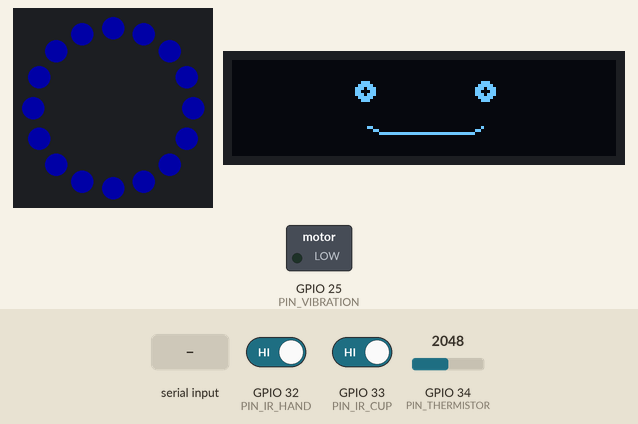
This sketch was run on a simulated ESP32. Parts: 16 RGB LEDs in a ring, first at the top, clockwise, 128×32 one-colour display, switched loads named in the sketch (green lamp = pin HIGH). Dashed ring = blinking. Inputs (shaded band) come from the test bench; at power-on: GPIO 32 (PIN_IR_HAND) HIGH, GPIO 33 (PIN_IR_CUP) HIGH, GPIO 34 (PIN_THERMISTOR) = 2048. Dim RGB values are drawn brighter than linear; WiFi joins after 1.5 s; servers stay silent unless stated; the local clock reads 2024-03-15 10:24:30 at power-on unless the sketch sets it; random numbers use the default seed unless the sketch sets one; nothing arrives over Bluetooth unless stated; what the sketch prints to the serial monitor is not drawn.

Above: at 2.7 s.
2.8 s: "su\n" received over Serial
At 3.57 s:
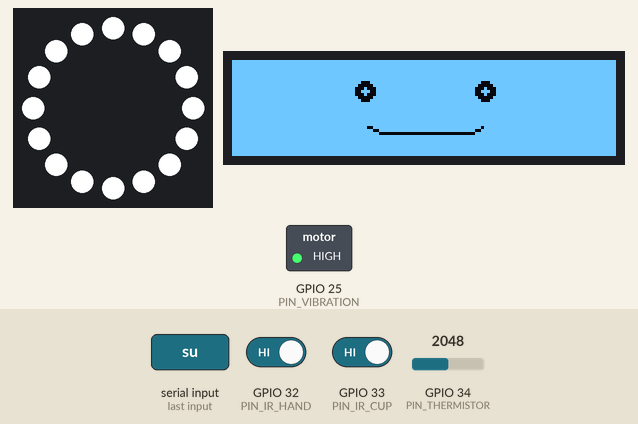
5.5 s: GPIO 32 (PIN_IR_HAND) driven LOW
At 6.57 s:
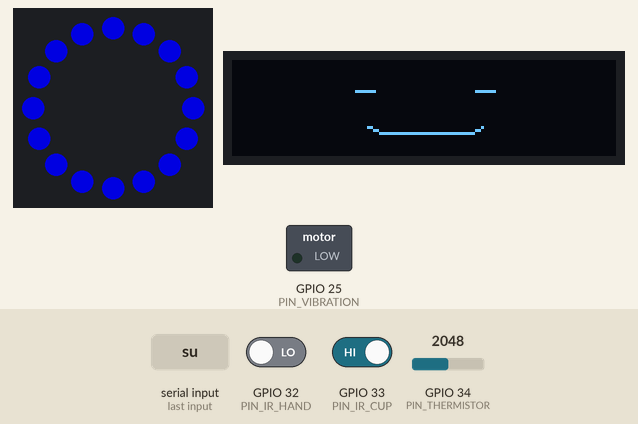
7.9 s: GPIO 33 (PIN_IR_CUP) driven LOW
10.4 s: GPIO 34 (PIN_THERMISTOR) set to 1620
At 11.64 s:
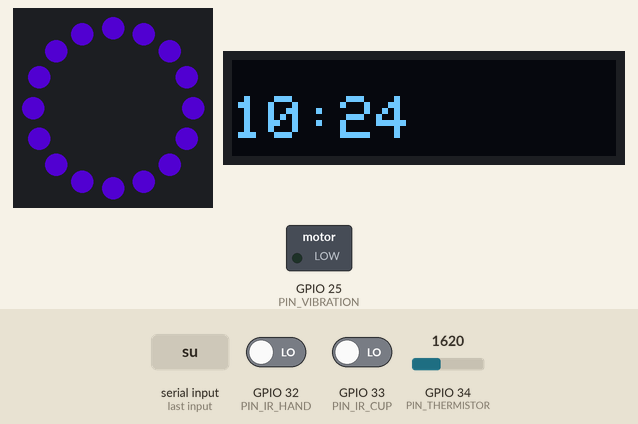
13.4 s: GPIO 34 (PIN_THERMISTOR) set to 1500
15.8 s: GPIO 34 (PIN_THERMISTOR) set to 1420
At 16.66 s:
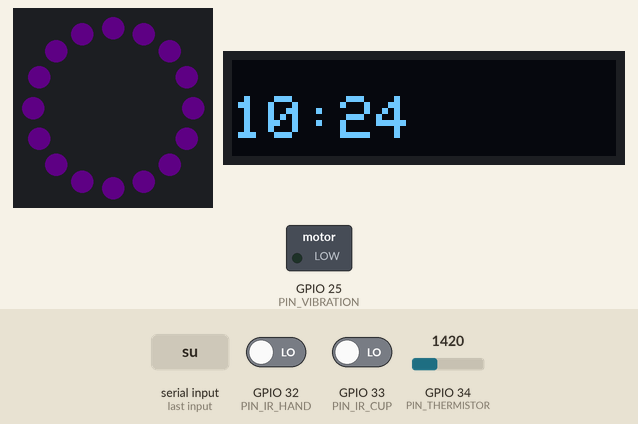
Timing chart, 0 to 18.8 s (numbered marks = the images above; inputs shaded):
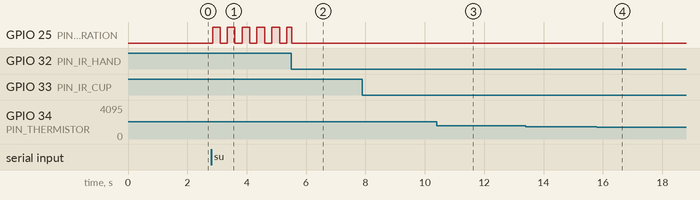

Measured:
- the behaviour switches between 1421 and 1420 on GPIO 34 (PIN_THERMISTOR) (found by bisection; images 3 and 4)
- after the input at 2.8 s, GPIO 25 (PIN_VIBRATION): alternates HIGH for 0.26 s and LOW for 0.24 s, starting after 0.06 s

The sketch:

AkilliBardakAltligi.ino
```cpp
/************************************************
  AKILLI BARDAK ALTLIGI  v3.1  –  sıcaklık ekranı 1 Hz
************************************************/
#include <Adafruit_SSD1306.h>
#include <Adafruit_GFX.h>
#include <Adafruit_NeoPixel.h>
#include <BluetoothSerial.h>
#include <WiFi.h>
#include <time.h>

// ---------- PINLER ----------
#define PIN_IR_CUP      33
#define PIN_IR_HAND     32
#define PIN_THERMISTOR  34
#define PIN_NEOPIXEL    27
#define PIN_VIBRATION   25

// ---------- Sabitler ----------
#define NUM_PIXELS    16
Adafruit_NeoPixel ring(NUM_PIXELS, PIN_NEOPIXEL, NEO_GRB + NEO_KHZ800);

#define OLED_W 128
#define OLED_H 32
Adafruit_SSD1306 display(OLED_W, OLED_H, &Wire, -1);


/********  SU HATIRLATICI DURUM DEĞİŞKENLERİ *******/
/********  SU HATIRLATICI  ********/
bool          reminderActive   = false;        // Hatırlatma döngüsü açık mı?
unsigned long reminderStart    = 0;            // Başlangıç zaman damgası
unsigned long lastReminder     = 0;            // Son otomatik tetikleme
const unsigned long REMINDER_INTERVAL  = 3600000UL;   // 1 saat
const unsigned long REMINDER_DURATION  = 15000UL;     // 15 s
bool          inQuietHours     = false;        // 22:00-08:00 arası
bool          ledsWereOff      = false;        // Hatırlatma bittiğinde LED durumunu geri yükleyebilmek için


unsigned long cupPlacedAt = 0;       // Bardak konulma zamanı  **EKLENDİ**
bool cupReminderSent = false;        // 5 dk uyarısı gönderildi mi?  **EKLENDİ**

// NTC
const float BETA      = 3950.0;
const float T0K       = 298.15;
const float R0        = 10000.0;
const float R_FIXED   = 10000.0;

// zamanlayıcılar
const unsigned long LED_OFF_DELAY     = 60000UL;
const unsigned long TEMP_READ_INT     = 1000UL;
const uint16_t      BREATH_STEP_MS    = 30;
const unsigned long BLINK_LEN_MS      = 100;
const unsigned long GLANCE_LEN_MS     = 1000;

// LED nefes
uint8_t  baseR=0, baseG=0, baseB=255;
uint8_t  breathBright=10;  int8_t breathDir=1;
unsigned long lastBreath=0;

// bardak / sıcak
bool cupPresent=false, prevCup=false, ledsOff=false;
unsigned long cupRemovedAt=0, lastTempRead=0;
float currentTempC=25.0;                 // son okunan sıcaklık

// animasyon
bool eyesOpen=true;   int eyeOffX=0, glanceDir=0;
unsigned long nextBlink=0, blinkEnd=0, nextGlance=0, glanceEnd=0;

// ekran döngüsü
enum Stage{FACE_STAGE,TIME_STAGE,TEMP_STAGE}; Stage stage=FACE_STAGE;
unsigned long stageStart=0;
unsigned long lastTempDisp=0;            // sıcaklık metni ekrana ne zaman son yazıldı

// saat
bool timeValid=false;

// BT / WiFi
BluetoothSerial SerialBT; const char* BT_NAME="AkilliBardakAltligi";
const char* WIFI_SSID="pocox6pro"; const char* WIFI_PASS="123456yaren";
const long GMT_OFFSET=3*3600;

// ---- İLERİ FONKSİYONLAR ---
float  readTempC();
void   computeBaseColor(float);
void   applyBreath();
void   updateFaceAnim();
void   displayFace();

void setup(){
  Serial.begin(115200);
  pinMode(PIN_IR_CUP,INPUT_PULLUP);
  pinMode(PIN_IR_HAND,INPUT_PULLUP);
  pinMode(PIN_VIBRATION,OUTPUT); digitalWrite(PIN_VIBRATION,LOW);

  ring.begin(); ring.clear(); ring.show();

  if(display.begin(SSD1306_SWITCHCAPVCC,0x3C)){ display.clearDisplay(); display.display(); }
  SerialBT.begin(BT_NAME);

  // (Wi-Fi & NTP bölümü öncekiyle aynı – özet)
  if(strlen(WIFI_SSID)){
    WiFi.begin(WIFI_SSID,WIFI_PASS);
    for(uint8_t i=0;i<20 && WiFi.status()!=WL_CONNECTED;i++){ delay(500);}
    if(WiFi.status()==WL_CONNECTED){
      configTime(GMT_OFFSET,0,"pool.ntp.org","time.nist.gov");
      struct tm t; if(getLocalTime(&t,5000)) timeValid=true;
    }
  }

  computeBaseColor(25);
  stageStart = millis();
  unsigned long now = millis();
  nextBlink  = now + random(3000,8000);
  nextGlance = now + random(10000,30000);
}

void loop(){
  unsigned long now = millis();

    // ----- Serial komut kontrolü -----
  if (Serial.available()) {
    static String cmd = "";
    char ch = Serial.read();
    if (ch == '\n' || ch == '\r') {         // satır bitti
        if (cmd.length() > 0) {
            cmd.trim();                     // varsa \r\n boşluk sil
            if (cmd.equalsIgnoreCase("su")) {
                // Manuel su hatırlatıcısını başlat
                if (!reminderActive) {      // zaten çalışmıyorsa
                    startWaterReminder(millis());
                } else {
                    Serial.println("Hatirlatma zaten aktif.");
                }
            } else {
                Serial.print("Bilinmeyen komut: "); Serial.println(cmd);
            }
            cmd = "";                       // komut tamam, sıfırla
        }
    } else {
        cmd += ch;                          // satır tamponla
        if (cmd.length() > 20) cmd = "";    // aşırı uzun olursa sıfırla
    }
  }

  if (!reminderActive && (millis() - lastReminder >= REMINDER_INTERVAL) && !inQuietHours) {
      startWaterReminder(millis());
  }


  // ---- bardak algıla ----
  cupPresent = digitalRead(PIN_IR_CUP)==LOW;
  if(cupPresent && !prevCup){ ledsOff=false; currentTempC=readTempC(); computeBaseColor(currentTempC);
      cupPlacedAt = now;               // Konulma zamanını kaydet  **EKLENDİ**
      cupReminderSent = false;         // Yeni bardak için uyarı reset  **EKLENDİ**
  }
  if (SerialBT.hasClient()) {
          SerialBT.println("Bardak alg\u0131land\u0131, afiyet olsun!");  // **EKLENDİ**
      }

  if(!cupPresent && prevCup){ cupRemovedAt=now; cupReminderSent = false;}
  prevCup=cupPresent;

  // ---- LED 1 dk sonra sönsün ----
  if(!cupPresent && !ledsOff && now-cupRemovedAt>=LED_OFF_DELAY){
    ring.clear(); ring.show(); ledsOff=true; Serial.println("LED’ler kapandi");
  }

  // ---- sıcaklık oku ----
  if(cupPresent && now-lastTempRead>=TEMP_READ_INT){
    lastTempRead=now;
    currentTempC = readTempC();
    Serial.printf("Sicaklik: %.1f C\n", currentTempC);
    computeBaseColor(currentTempC);
  }

  // ---- nefes efekti ----
  if(!ledsOff && now-lastBreath>=BREATH_STEP_MS){
    lastBreath=now; breathBright+=breathDir;
    if(breathBright>=250||breathBright<=10) breathDir*=-1;
    applyBreath();
  }

    /*********  SU HATIRLATICI EFEKTİ  *********/
  if (reminderActive)
  {
      unsigned long elapsed = millis() - reminderStart;

      // Flash efekti: 250 ms açık / 250 ms kapalı
      bool flashPhase = (elapsed / 250UL) % 2 == 0;

      // LED'ler
      if (flashPhase) {
          ring.fill(ring.Color(255,255,255));
      } else {
          ring.clear();
      }
      ring.show();

      // OLED (invert yöntemi hızlıdır)
      display.invertDisplay(flashPhase);

      // Titreşim motoru – 250 ms açık / 250 ms kapalı (LED ile senkron)
      digitalWrite(PIN_VIBRATION, flashPhase ? HIGH : LOW);

      // Kapama şartları
      bool handWave = digitalRead(PIN_IR_HAND) == LOW;   // GPIO32 sensörü
      if (handWave || elapsed >= REMINDER_DURATION)
      {
          // Hatırlatmayı bitir
          reminderActive = false;
          display.invertDisplay(false);        // Ekranı normale döndür

          // LED'leri önceki duruma getir
          if (ledsWereOff) {
              ring.clear(); ring.show();
          } else {
              applyBreath();                   // nefes efektli renge geri dön
          }

          digitalWrite(PIN_VIBRATION, LOW);    // motoru kapat
          Serial.println("*** Su hatirlatma BITTI ***");
      }
  }


  // ---- ekran DÖNGÜSÜ ----
  uint16_t faceDur=cupPresent?10000:15000, timeDur=cupPresent?10000:15000;
  uint16_t tempDur=cupPresent?10000:0;

  switch(stage){
    case FACE_STAGE:
      updateFaceAnim(); displayFace();
      if(now-stageStart>=faceDur){ stage=TIME_STAGE; stageStart=now; }
      break;

    /**********  ZAMAN ve SICAKLIK EKRAN BLOKLARI – DÜZELTME  **********/

  case TIME_STAGE: {
      display.clearDisplay();
      display.setTextColor(SSD1306_WHITE);        // <-- EKLENDİ
      display.setCursor(0, 12);

      struct tm t;
      if (timeValid && getLocalTime(&t, 0)) {
          char buf[6]; sprintf(buf, "%02d:%02d", t.tm_hour, t.tm_min);
          display.setTextSize(2);
          display.print(buf);
      } else {
          display.setTextSize(1);
          display.print("saat bilinmiyor!");
      }
      display.display();
      if (now - stageStart >= timeDur) {
          stage = cupPresent ? TEMP_STAGE : FACE_STAGE;
          stageStart = now;
      }
  } break;

  case TEMP_STAGE: {
      if (now - lastTempDisp >= TEMP_READ_INT) {
          lastTempDisp = now;
          display.clearDisplay();
          display.setTextColor(SSD1306_WHITE);    // <-- EKLENDİ
          display.setCursor(0, 12);
          display.setTextSize(2);
          display.printf("%.1f", currentTempC);
          display.setTextSize(1);
          display.print("C");
          display.display();
      }
      if (now - stageStart >= tempDur) {
          stage = FACE_STAGE;
          stageStart = now;
      }
  } break;

    }

    delay(2);
}

/******** yardımcılar ********/
float readTempC() {
  const float VCC = 3.3;           // ADC referans gerilimi
  int adc      = analogRead(PIN_THERMISTOR);   // ham 0-4095
  float Vout   = (adc / 4095.0) * VCC;         // ölçülen gerilim

  float R_NTC = (Vout * R_FIXED) / (VCC - Vout);

  // Beta denklemi → sıcaklık
  float invT  = 1.0/T0K + (1.0/BETA) * log(R_NTC / R0);
  float tempK = 1.0 / invT;
  return tempK - 273.15;           // °C
}

void computeBaseColor(float t){
  if(t<25) t=25; if(t>60) t=60; float f=(t-25)/(60-25);
  baseR=uint8_t(255*f); baseG=0; baseB=uint8_t(255*(1-f));
}
void applyBreath(){
  uint32_t c=ring.Color(baseR*breathBright/255, baseG*breathBright/255, baseB*breathBright/255);
  for(int i=0;i<NUM_PIXELS;i++) ring.setPixelColor(i,c); ring.show();
}
// ---- ANİMASYON ----
void updateFaceAnim(){
  unsigned long now=millis();
  if(now>=nextBlink){ eyesOpen=false; blinkEnd=now+BLINK_LEN_MS; nextBlink=now+random(3000,8000); }
  if(!eyesOpen && now>=blinkEnd){ eyesOpen=true; }
  if(now>=nextGlance){
    glanceDir = random(0,2)?1:-1; eyeOffX=glanceDir*5;
    glanceEnd = now+GLANCE_LEN_MS; nextGlance = now+random(10000,30000);
  }
  if(glanceDir!=0 && now>=glanceEnd){ glanceDir=0; eyeOffX=0; }
}
void displayFace(){
  display.clearDisplay();
  int cx=OLED_W/2, eyeY=10, r=3;
  if(eyesOpen){
    display.fillCircle(cx-20+eyeOffX,eyeY,r,SSD1306_WHITE);
    display.fillCircle(cx+20+eyeOffX,eyeY,r,SSD1306_WHITE);
    display.fillCircle(cx-20+eyeOffX,eyeY,r/2,SSD1306_BLACK);
    display.fillCircle(cx+20+eyeOffX,eyeY,r/2,SSD1306_BLACK);
  }else{
    display.drawLine(cx-23+eyeOffX,eyeY,cx-17+eyeOffX,eyeY,SSD1306_WHITE);
    display.drawLine(cx+17+eyeOffX,eyeY,cx+23+eyeOffX,eyeY,SSD1306_WHITE);
  }
  display.drawLine(cx-15,24,cx+15,24,SSD1306_WHITE);
  display.drawLine(cx-19,22,cx-15,24,SSD1306_WHITE);
  display.drawLine(cx+15,24,cx+19,22,SSD1306_WHITE);
  display.display();
}

void startWaterReminder(unsigned long now)
{
  if (reminderActive) return;        // zaten çalışıyorsa çık

  reminderActive  = true;
  reminderStart   = now;
  lastReminder    = now;             // otomatik sayaç da sıfırlansın

  // Ekranı ilk sefer beyaza çevir
  display.clearDisplay();
  display.fillRect(0, 0, OLED_W, OLED_H, SSD1306_WHITE);
  display.display();

  // LED’lerin önceki durumunu hatırla, beyaz yak
  ledsWereOff = ledsOff;             // (global ledsOff daha önce vardı)
  ring.fill(ring.Color(255,255,255));
  ring.show();

  // BT bildirimi
  if (SerialBT.hasClient())
      SerialBT.println("SU HATIRLATICI: Su icme zamani!");

  Serial.println("*** Su hatirlatma BASLADI ***");
}
```
